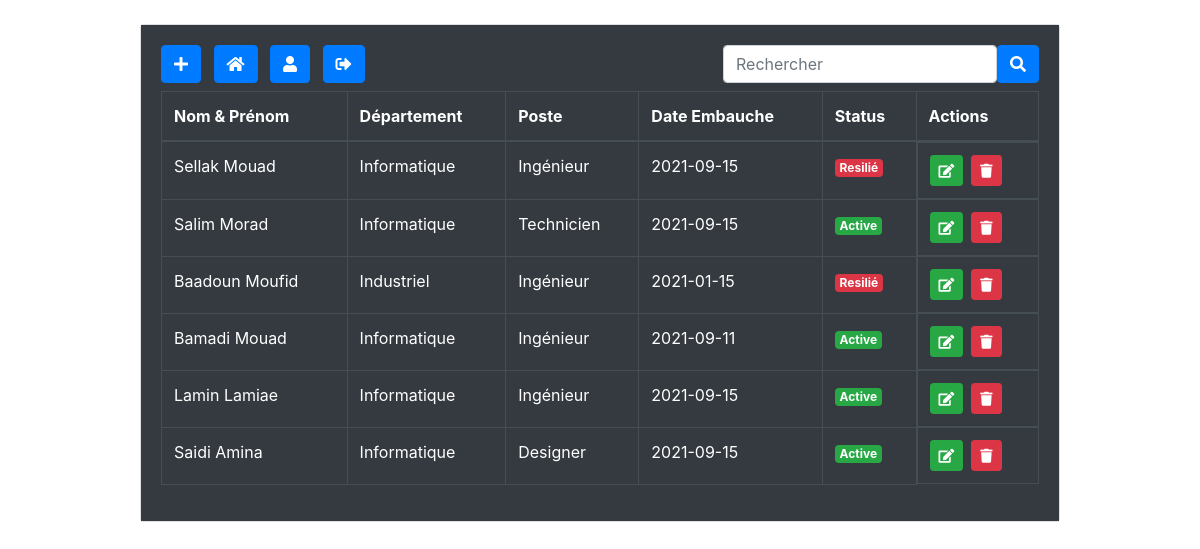
The app's page /Home (signed in) with its own data.
### tables this page shows
CREATE TABLE `employes` (
  `id` int(11) NOT NULL,
  `nom` varchar(50) NOT NULL,
  `prenom` varchar(50) NOT NULL,
  `departement` varchar(50) NOT NULL,
  `poste` varchar(50) NOT NULL,
  `date_emb` date NOT NULL,
  `statut` int(11) NOT NULL
);

### controllers/HomeController.php (called while the page is built)
<?php
class HomeController{
    public function index($page){
        include('views/'.$page.'.php');
    }
}

### Autoload.php (called while the page is built, shortened)
<?php
function autoload($className){
    $arrays_paths=array(
        'database/',
        'app/classes/',
        'models/',
        'controllers/'
    );
    $parts=explode('\\',$className);
    $name=array_pop($parts);
    foreach($arrays_paths as $path){
        $file=sprintf($path.'%s.php',$name);
    }
}

### database/ConnexionDB.php (called while the page is built)
<?php
class ConnexionDB{
    static public function Connect(){
        $connexion=new PDO("mysql:host=localhost;dbname=gestion_employes","root","");
        $connexion->exec('set names utf8');
        return $connexion;
    }
}

### models/Employe.php (called while the page is built, shortened)
<?php
class Employe
{
    static public function readAll()
    {
        $pdo = ConnexionDB::Connect()->prepare("SELECT * FROM employes");
        $pdo->execute();
        return $pdo->fetchAll();
    }
}

### controllers/EmployesController.php (called while the page is built, shortened)
<?php
class EmployesController{
    public function readAllEmployes(){
        $employes= Employe::readAll();
        return $employes;
    }
}

### views/Home.php (the view, shortened to what this page needs)
<?php
if(isset($_POST['find'])){
$data = new EmployesController();
$employes = $data->findEmployes();
}
else{
$data = new EmployesController();
$employes = $data->readAllEmployes();
}
?>
<div class="container">
    <div class="row mt-4">
        <div class="col-md-10 mx-auto">
            <div class="card">
                <div class="card-body bg-dark">
                    <a href="<?php BASE_URL;?>Create" title="Ajoute employé" class="btn btn-primary mb-2"><i class="fa fa-plus"></i></a>
                    <a href="<?php BASE_URL; ?>Home" title="Home" class="btn btn-primary ml-2 mb-2"><i class="fa fa-home"></i></a>
                    <a href="<?php BASE_URL; ?>Profile" title="<?php echo $_SESSION['user']->login; ?>" class="btn btn-primary ml-2 mb-2"><i class="fa fa-user"></i></a>
                    <a href="<?php BASE_URL; ?>Logout" title="Déconnexion" class="btn btn-primary ml-2 mb-2"><i class="fas fa-sign-out-alt"></i></a>
                    <form method="POST" class="float-right d-flex flex-row">
                        <input type="text" class="form-control" name="search" value="<?php echo isset($_POST['search']) ? $_POST['search']:"" ?>" placeholder="Rechercher" >
                        <button class="btn btn-primary " type="submit" name="find"  ><i class="fa fa-search"></i></button>
                    </form>
                    <table class="table table-dark  table-bordered table-hover">
                        <thead>
                            <tr>
                                <th scope="col">Nom & Prénom</th>
                                <th scope="col">Département</th>
                                <th scope="col">Poste</th>
                                <th scope="col">Date Embauche</th>
                                <th scope="col">Status</th>
                                <th scope="col">Actions</th>
                            </tr>
                        </thead>
                        <tbody>
                            <?php foreach ($employes as $employe):?>
                            <tr>
                                <td><?php echo $employe['nom'].' '.$employe['prenom']; ?></td>
                                <td><?php echo $employe['departement']; ?></td>
                                <td><?php echo $employe['poste']; ?></td>
                                <td><?php echo $employe['date_emb']; ?></td>
                                <td><?php echo $employe['statut']==1 ?  "<span class='badge badge-success' >Active</span>" :  "<span class='badge badge-danger' >Resilié</span>"; ?></td>
                                <td class="d-flex flex-row" >
                                    <form method="post" action="Update">
                                        <button type="submit" class="btn btn-sm btn-success "><i class="fa fa-edit"></i></button>
                                    </form>
                                    <form class="ml-2" method="post" action="Delete">
                                        <button  type="submit" class="  btn  btn-sm btn-danger  "><i class="fa fa-trash"></i></button>
                                    </form>
                                </td>
                            </tr>
                            <?php endforeach; ?>
                        </tbody>
                    </table>
                </div>
            </div>
        </div>
    </div>
</div>

### views/includes/Header.php (shortened to what this page needs)
<!DOCTYPE html>
<html>
<head>
    <link rel="stylesheet" href="https://cdn.jsdelivr.net/npm/bootstrap@4.6.0/dist/css/bootstrap.min.css">
    <link rel="stylesheet" href="https://cdnjs.cloudflare.com/ajax/libs/font-awesome/5.15.4/css/all.min.css" />
</head>
<body>

### Index.php (shortened to what this page needs)
<?php
require_once './views/includes/Header.php';
require_once './Autoload.php';
require_once './controllers/HomeController.php';
$home = new HomeController();
$pages = ['Home', 'Create', 'Update', 'Delete','Profile','Logout' ];
if (isset($_SESSION['logged']) && $_SESSION['logged'] == "true") {
    if (isset($_GET['page'])) {
        if (in_array($_GET['page'], $pages)) {
            $home->index($_GET['page']);
        } else {
            include('views/includes/404.php');
        }
    } else {
        $home->index('Home');
    }
    require_once './views/includes/Footer.php';
}

### views/includes/Footer.php (shortened to what this page needs)
</body>
</html>

### records on screen
employes: nom "Sellak", prenom "Mouad", departement "Informatique", poste "Ingénieur", date_emb "2021-09-15", statut "Resilié"
employes: nom "Salim", prenom "Morad", departement "Informatique", poste "Technicien", date_emb "2021-09-15", statut "Active"
employes: nom "Baadoun", prenom "Moufid", departement "Industriel", poste "Ingénieur", date_emb "2021-01-15", statut "Resilié"
employes: nom "Bamadi", prenom "Mouad", departement "Informatique", poste "Ingénieur", date_emb "2021-09-11", statut "Active"
employes: nom "Lamin", prenom "Lamiae", departement "Informatique", poste "Ingénieur", date_emb "2021-09-15", statut "Active"
employes: nom "Saidi", prenom "Amina", departement "Informatique", poste "Designer", date_emb "2021-09-15", statut "Active"
